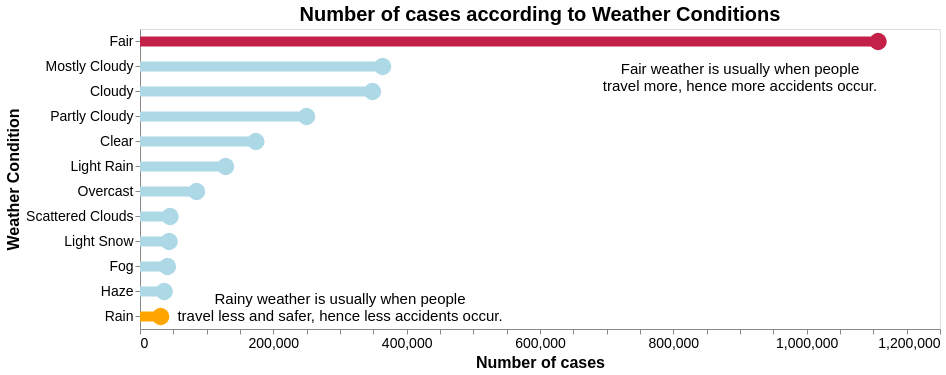

Describe this chart as a Vega-Lite specification.
### Vega-Lite specification from a JSON file in a GitHub repository (floating-point values rounded to 4 significant figures)
{"$schema": "https://vega.github.io/schema/vega-lite/v5.json", "title": "Number of cases according to Weather Conditions", "config": {"title": {"color": "black", "fontSize": 20}}, "width": 800, "height": 300, "padding": 5, "data": {"values": [{"category": "Fair", "amount": 1107194}, {"category": "Mostly Cloudy", "amount": 363959}, {"category": "Cloudy", "amount": 348767}, {"category": "Partly Cloudy", "amount": 249939}, {"category": "Clear", "amount": 173823}, {"category": "Light Rain", "amount": 128403}, {"category": "Overcast", "amount": 84882}, {"category": "Scattered Clouds", "amount": 45132}, {"category": "Light Snow", "amount": 43752}, {"category": "Fog", "amount": 41226}, {"category": "Haze", "amount": 36354}, {"category": "Rain", "amount": 31044}]}, "layer": [{"params": [{"name": "highlight", "select": {"type": "point", "on": "mouseover"}}, {"name": "select", "select": "point"}], "mark": {"type": "bar", "size": 10, "stroke": "black"}, "encoding": {"y": {"field": "category", "type": "ordinal", "title": "Weather Condition", "sort": "-x", "axis": {"titleColor": "black", "titleFontSize": 16, "labelColor": "black", "labelFontSize": 14}}, "x": {"aggregate": "sum", "field": "amount", "title": "Number of cases", "axis": {"titleColor": "black", "titleFontSize": 16, "labelColor": "black", "labelFontSize": 14, "grid": false}}, "fillOpacity": {"condition": {"param": "select", "value": 1}, "value": 0.3}, "strokeWidth": {"condition": [{"param": "select", "empty": false, "value": 1}, {"param": "highlight", "empty": false, "value": 1}], "value": 0}, "tooltip": [{"field": "category", "type": "nominal", "title": "Weather Condition"}, {"field": "amount", "type": "quantitative", "title": "Number of cases"}], "color": {"legend": null, "field": "category", "type": "nominal", "scale": {"domain": ["Fair", "Mostly Cloudy", "Cloudy", "Partly Cloudy", "Clear", "Light Rain", "Overcast", "Scattered Clouds", "Light Snow", "Fog", "Haze", "Rain"], "range": ["#c32148", "#ADD8E6", "#ADD8E6", "#ADD8E6", "#ADD8E6", "#ADD8E6", "#ADD8E6", "#ADD8E6", "#ADD8E6", "#ADD8E6", "#ADD8E6", "#FFA500"]}}}}, {"mark": {"type": "point", "size": 300, "filled": true}, "encoding": {"y": {"field": "category", "type": "ordinal", "title": "Weather Condition", "sort": "-x"}, "x": {"aggregate": "sum", "field": "amount"}, "tooltip": [{"field": "category", "type": "nominal", "title": "Weather Condition"}, {"field": "amount", "type": "quantitative", "title": "Number of Cases"}], "color": {"legend": null, "field": "category", "type": "nominal", "scale": {"domain": ["Fair", "Mostly Cloudy", "Cloudy", "Partly Cloudy", "Clear", "Light Rain", "Overcast", "Scattered Clouds", "Light Snow", "Fog", "Haze", "Rain"], "range": ["#7B68EE", "#A9A9A9", "#FFA500", "#A9A9A9", "#A9A9A9", "#A9A9A9", "#A9A9A9", "#FF1493", "#A9A9A9", "#A9A9A9", "#A9A9A9", "#A9A9A9"]}}}}, {"transform": [{"filter": "datum.category == 'Fair'"}, {"calculate": "'Fair weather is usually when people;travel more, hence more accidents occur.'", "as": "text_annotation_raw"}, {"calculate": "split(datum.text_annotation_raw,';')", "as": "text_annotation"}], "mark": {"type": "text", "dx": 200, "dy": -110}, "encoding": {"text": {"field": "text_annotation"}, "color": {"value": "#000000"}, "size": {"value": 15}}}, {"transform": [{"filter": "datum.category == 'Rain'"}, {"calculate": "'Rainy weather is usually when people;travel less and safer, hence less accidents occur.'", "as": "text_annotation_raw"}, {"calculate": "split(datum.text_annotation_raw,';')", "as": "text_annotation"}], "mark": {"type": "text", "dx": -200, "dy": 120}, "encoding": {"text": {"field": "text_annotation"}, "color": {"value": "#000000"}, "size": {"value": 15}}}]}
